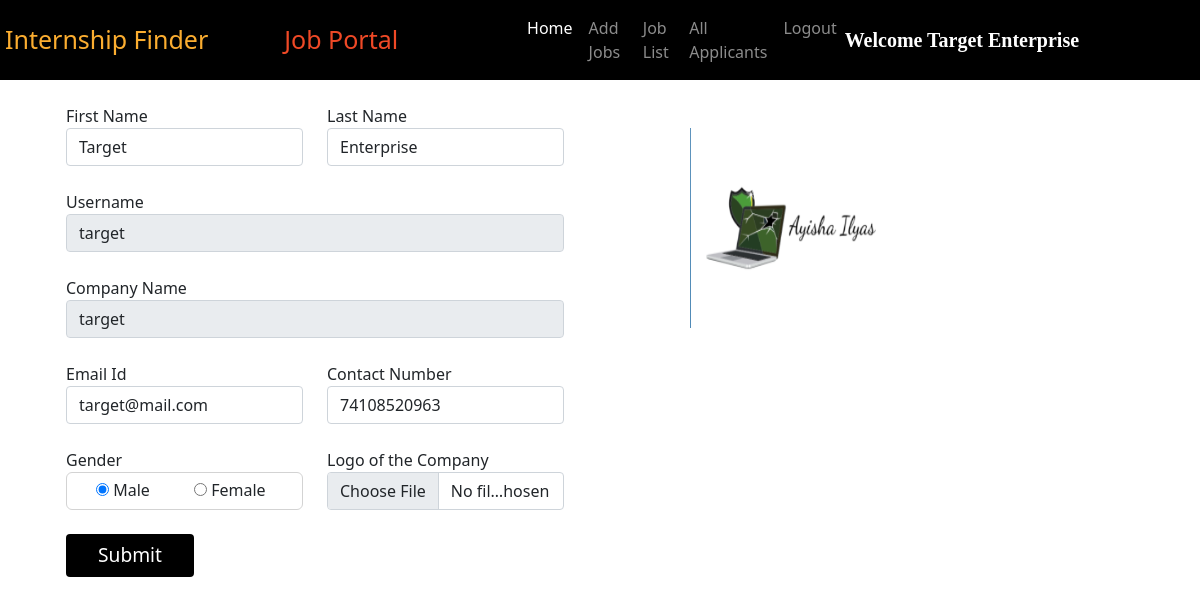
The page /company_homepage/ (signed in) on the database its author committed.
### intern/models.py (models this page shows, shortened)
class Company(models.Model):
    user = models.ForeignKey(User, on_delete=models.CASCADE)
    phone = models.CharField(max_length=10)
    image = models.ImageField(upload_to="")
    gender = models.CharField(max_length=10)
    type = models.CharField(max_length=15)
    status = models.CharField(max_length=20)
    company_name = models.CharField(max_length=100)

### intern/views.py (the view, shortened to what this page needs)
# urls.py: path("company_homepage/", views.company_homepage, name="company_homepage"),
def company_homepage(request):
    if not request.user.is_authenticated:
        return redirect("/company_login")
    company = Company.objects.get(user=request.user)
    return render(request, "company_homepage.html", {'company':company})

### intern/templates/company_homepage.html (shortened to what this page needs)
{% extends 'company_navbar.html' %}
{% block home %} active {% endblock %}
{% block body %}
<div class="container">
    <div class="row">
        <div class="col-sm-6">
            <form class="container mt-4" method="POST" enctype="multipart/form-data">
                <div class="row">
                    <div class="form-group col-md-6">
                        <label>First Name</label>
                        <input type="text" class="form-control" name="first_name" id="first_name"
                            value="{{company.user.first_name}}" required>
                    </div>
                    <div class="form-group col-md-6">
                        <label>Last Name</label>
                        <input type="text" class="form-control" name="last_name" id="last_name"
                        value="{{company.user.last_name}}" required>
                    </div>
                </div>
                <div class="row mt-4">
                    <div class="form-group col-md-12">
                        <label>Username</label>
                        <input type="text" class="form-control" name="username" id="username"
                            value="{{company.user.username}}" readonly>
                    </div>
                </div>
                <div class="row mt-4">
                    <div class="form-group col-md-12">
                        <label>Company Name</label>
                        <input type="text" class="form-control" name="company_name" id="company_name"
                            value="{{company.company_name}}" readonly>
                    </div>
                </div>
                <div class="row mt-4">
                    <div class="form-group col-md-6">
                        <label>Email Id</label>
                        <input type="email" class="form-control" name="email" id="email" value="{{company.user.email}}" required>
                    </div>
                    <div class="form-group col-md-6">
                        <label>Contact Number</label>
                        <input type="tel" class="form-control" name="phone" id="phone" value="{{company.phone}}" required>
                    </div>
                </div>
                <div class="row mt-4">
                    <div class="form-group col-md-6">
                        <label>Gender</label>
                        {% if company.gender == "Male" %}
                        <div style="border: 1px solid lightgrey; padding: 5px; border-radius: 6px;">
                            <div class="form-check form-check-inline">
                                <input type="radio" class="custom-control-input" name="gender" value="Male" checked>
                                <label for="male" class="custom-control-label">Male</label>
                            </div>
                            <div class="form-check form-check-inline">
                                <input type="radio" class="custom-control-input" name="gender"
                                    value="Female">
                                <label for="female" class="custom-control-label">Female</label>
                            </div>
                        </div>
                        {% endif %}
                    </div>
                    <div class="form-group col-md-6">
                        <label>Logo of the Company</label>
                        <input type="file" class="form-control" name="image" id="image">
                    </div>
                </div>
                <input type="submit" value="Submit" class="btn mt-4" style="background-color: #000; color: white; font-size: larger; width: 8rem;">
            </form>
        </div>
        <div class="col-sm-4 mt-5 text-center">
            <img src="{{company.image.url}}" alt="" width="200px" height="200px">
        </div>
    </div>
</div>
{% endblock %}

### intern/templates/company_navbar.html (shortened to what this page needs)
<!doctype html>
<html lang="en">
<head>
  <link href="https://cdn.jsdelivr.net/npm/bootstrap@5.0.2/dist/css/bootstrap.min.css" rel="stylesheet"
>
  <link rel="stylesheet" href="https://cdnjs.cloudflare.com/ajax/libs/font-awesome/5.15.3/css/all.min.css">
</head>
<body>
  <nav class="navbar navbar-expand-lg navbar-dark sticky-top">
    <a class="navbar-brand" href="/"><span class="head1" style="margin-left: 5px;">Internship Finder</span></a>
    <a class="navbar-brand" href="#"><span class="head2"style="margin-left: 60px;">Job Portal</span></a>
    <div class="container w-50">
      <div class="collapse navbar-collapse" id="navbarSupportedContent">
        <ul class="navbar-nav me-auto mb-2 mb-lg-0">
          <li class="nav-item">
            <a class="nav-link {% block home %}{% endblock %}" aria-current="page" href="/company_homepage/">Home</a>
          </li>
          <li class="nav-item">
            <a class="nav-link {% block add_job %} {% endblock %}" aria-current="page" href="/add_job/">Add Jobs</a>
          </li>
          <li class="nav-item">
            <a class="nav-link {% block job_list %}{% endblock %}" href="/job_list/">Job List</a>
          </li>
          <li class="nav-item">
            <a class="nav-link {% block all_applicants %}{% endblock %}" href="/all_applicants/">All Applicants</a>
          </li>
          <li class="nav-item">
            <a class="nav-link" href="/logout/">Logout</a>
          </li>
        </ul>
        <a class="navbar-brand" style="font-weight: bold; font-family: 'Times New Roman', Times, serif;"
          href="#">Welcome {{request.user.get_full_name}}</a>
      </div>
    </div>
  </nav>
  {% block body %}
  {% endblock %}
</body>
</html>

### intern/templates/company_navbar.html (style rules this page uses)
.navbar { background-color: #000; }
.head1 { color: #FBAD30; font-size: 25px; height: 50px; }
.head2 { color: #EF4926; font-size: 25px; }

### rows shown on the page
Company: first_name "Target", last_name "Enterprise", username "target", company_name "target", email "target@mail.com", phone "74108520963", image (picture)

### other values the page prints
{{ request.user.get_full_name }} "Target Enterprise"
